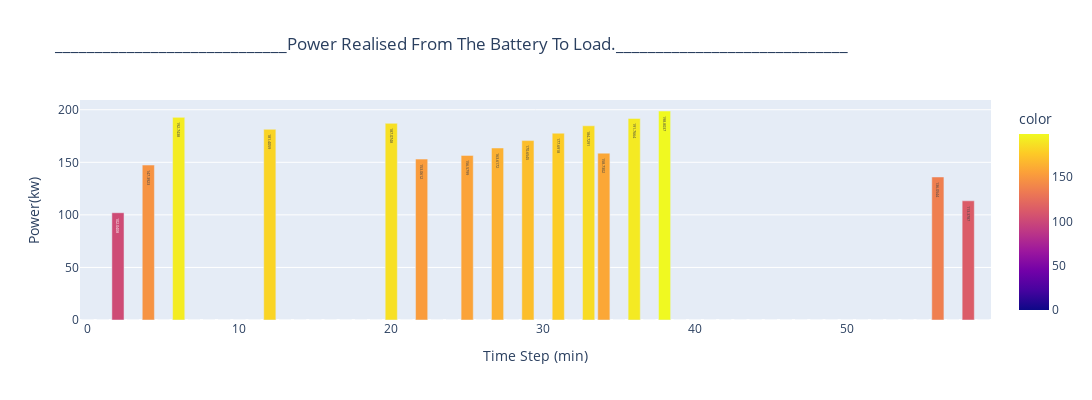

The cell this chart's notebook holds for it:
### Markdown cell above
$\newline $
### Realised power from the battery to load.

### Code cell
fig = px.bar(x=V_steps, y=P_From_bat_list,
             title='_____________________________Power Realised From The Battery To Load._____________________________',
             height=400, width=1350,
             labels=dict(x="Time Step (min)", y="Power(kw)"), text_auto=True, color=P_From_bat_list,
)
fig.show()

### Figure 1 — Plotly figure (JSON) as saved in the notebook; plotly's stock layout.template omitted (floating-point values rounded to 4 significant figures)
{"data": [{"alignmentgroup": "True", "hovertemplate": "Time Step (min)=%{x}<br>Power(kw)=%{y}<br>color=%{marker.color}<extra></extra>", "legendgroup": "", "marker": {"color": [0, 0, 102.0, 0, 147.4, 0, 192.7, 0, 0, 0, 0, 0, 181.4, 0, 0, 0, 0, 0, 0, 0, 187.1, 0, 153.1, 0, 0, 156.6, 0, 163.6, 0, 170.7, 0, 177.7, 0, 184.7, 158.7, 0, 191.8, 0, 198.8, 0, 0, 0, 0, 0, 0, 0, 0, 0, 0, 0, 0, 0, 0, 0, 0, 0, 136.1, 0, 113.4, 0], "coloraxis": "coloraxis", "pattern": {"shape": ""}}, "name": "", "offsetgroup": "", "orientation": "v", "showlegend": false, "textposition": "auto", "texttemplate": "%{y}", "type": "bar", "x": [0, 1, 2, 3, 4, 5, 6, 7, 8, 9, 10, 11, 12, 13, 14, 15, 16, 17, 18, 19, 20, 21, 22, 23, 24, 25, 26, 27, 28, 29, 30, 31, 32, 33, 34, 35, 36, 37, 38, 39, 40, 41, 42, 43, 44, 45, 46, 47, 48, 49, 50, 51, 52, 53, 54, 55, 56, 57, 58, 59], "xaxis": "x", "y": [0, 0, 102.0, 0, 147.4, 0, 192.7, 0, 0, 0, 0, 0, 181.4, 0, 0, 0, 0, 0, 0, 0, 187.1, 0, 153.1, 0, 0, 156.6, 0, 163.6, 0, 170.7, 0, 177.7, 0, 184.7, 158.7, 0, 191.8, 0, 198.8, 0, 0, 0, 0, 0, 0, 0, 0, 0, 0, 0, 0, 0, 0, 0, 0, 0, 136.1, 0, 113.4, 0], "yaxis": "y"}], "layout": {"barmode": "relative", "coloraxis": {"colorbar": {"title": {"text": "color"}}, "colorscale": [[0, "#0d0887"], [0.1111, "#46039f"], [0.2222, "#7201a8"], [0.3333, "#9c179e"], [0.4444, "#bd3786"], [0.5556, "#d8576b"], [0.6667, "#ed7953"], [0.7778, "#fb9f3a"], [0.8889, "#fdca26"], [1, "#f0f921"]]}, "height": 400, "legend": {"tracegroupgap": 0}, "title": {"text": "_____________________________Power Realised From The Battery To Load._____________________________"}, "width": 1350, "xaxis": {"anchor": "y", "domain": [0, 1], "title": {"text": "Time Step (min)"}}, "yaxis": {"anchor": "x", "domain": [0, 1], "title": {"text": "Power(kw)"}}}}
